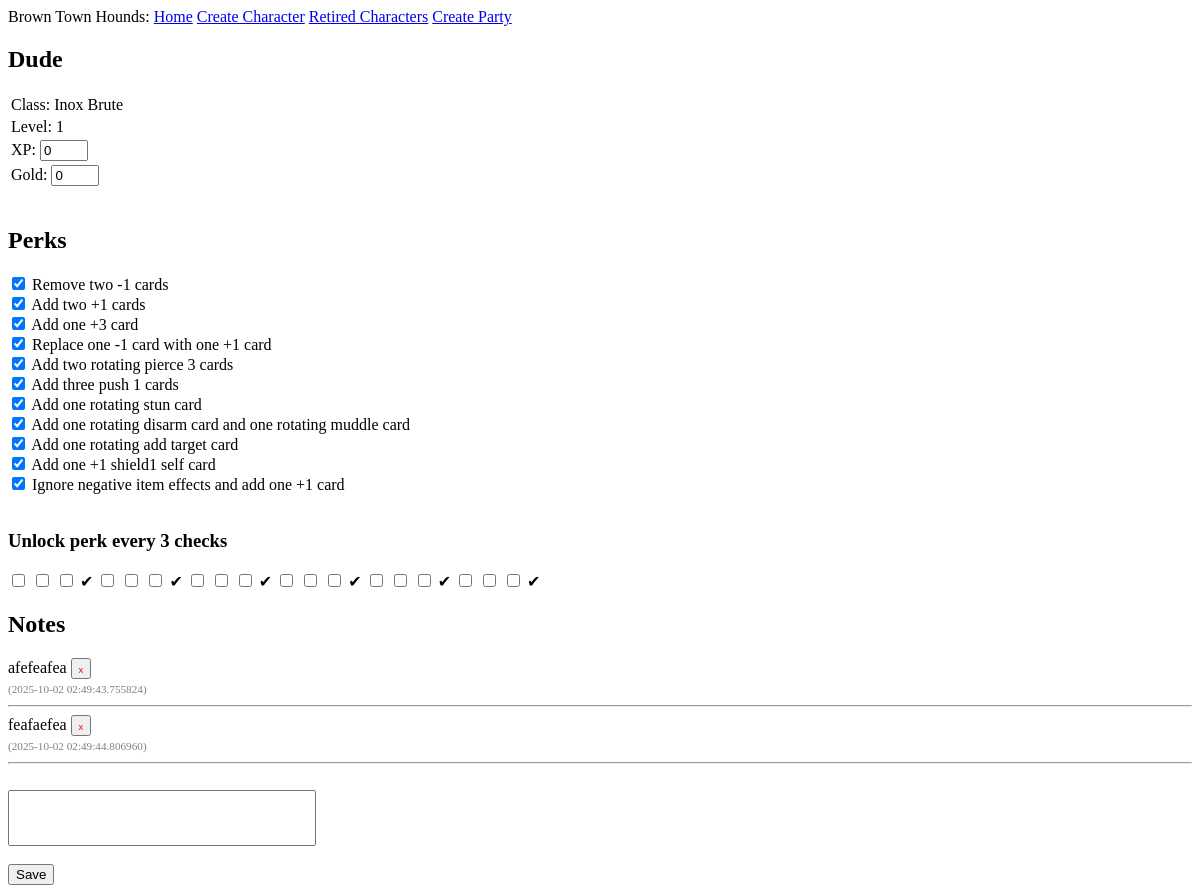
The app's page /character/Dude, older data.
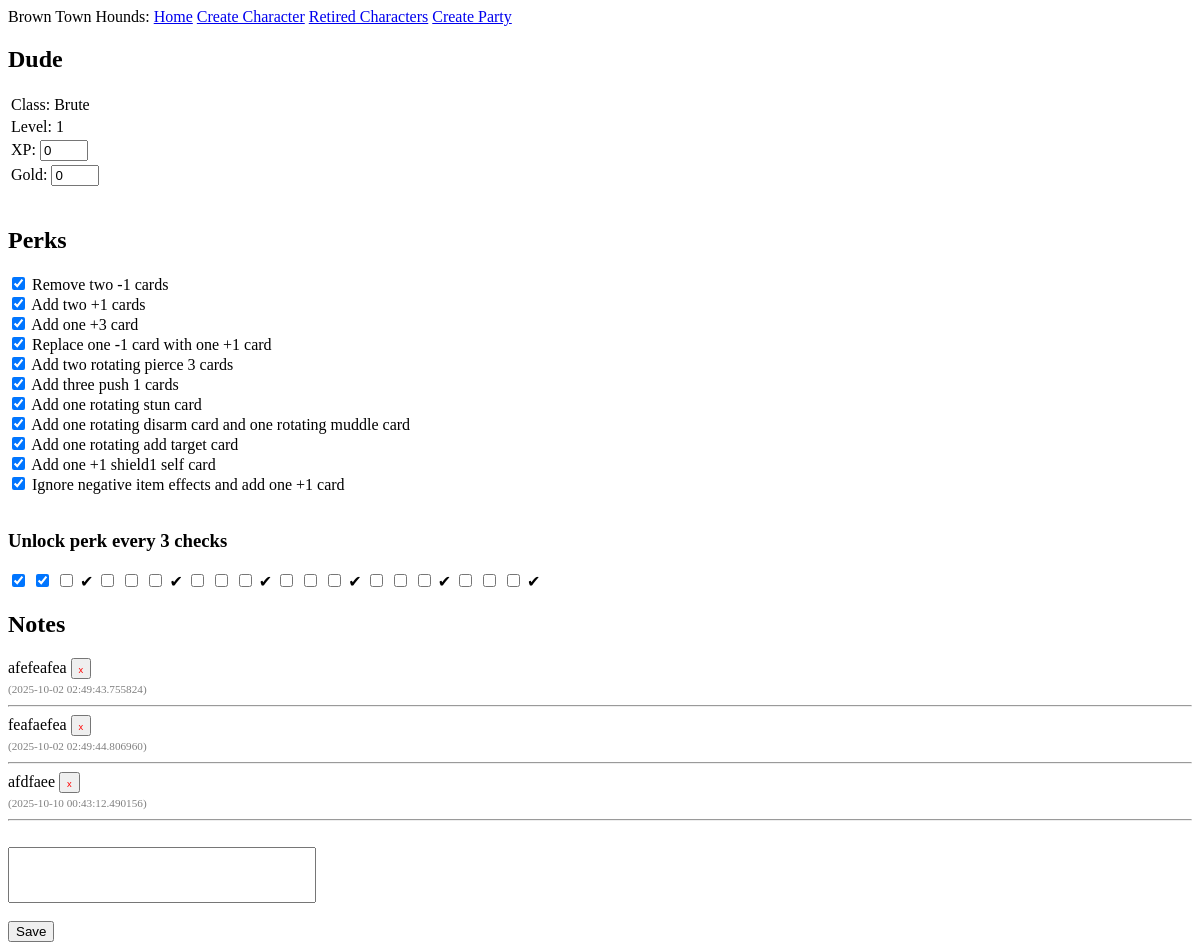
The same page, newer data.
### app/models.py (models this page shows, shortened)
class Class(db.Model):
    id: so.Mapped[int] = so.mapped_column(primary_key=True)
    name: so.Mapped[str] = so.mapped_column(sa.String(64), index=True,
                                                unique=True)
    class_perks: so.Mapped[list["Class_Perk"]] = so.relationship(back_populates="class_")
    characters: so.Mapped[list["Character"]] = so.relationship(back_populates='class_name')
    retired_characters: so.Mapped[list["RetiredCharacter"]] = so.relationship(back_populates='class_name')

class Perk(db.Model):
    id: so.Mapped[int] = so.mapped_column(primary_key=True)
    name: so.Mapped[str] = so.mapped_column(sa.String(64), index=True,
                                                unique=True)
    class_perks: so.Mapped[list["Class_Perk"]] = so.relationship(back_populates="perk")
    char_perk: so.Mapped[list["Character_Perk"]] = so.relationship(back_populates="perk")

class Notes(db.Model):
    id: so.Mapped[int] = so.mapped_column(primary_key=True)
    character_id: so.Mapped[int] = so.mapped_column(sa.ForeignKey(Character.id),
                                               index=True)
    text: so.Mapped[str] = so.mapped_column(sa.String(256))
    timestamp: so.Mapped[datetime] = so.mapped_column(
        index=True, default=lambda: datetime.now(timezone.utc))
    character: so.Mapped["Character"] = so.relationship(back_populates='notes')

### app/routes.py (the view, shortened to what this page needs)
@app.route('/character/<character>', methods=['GET', 'POST'])
def character(character):
    char = db.first_or_404(sa.select(Character).where(Character.name == character)) #if the character exists, store the information in the char var, otherwise present 404
    class_perks = db.session.scalars(sa.select(Class_Perk).where(Class_Perk.class_id == char.class_name.id).order_by(Class_Perk.perk_id)).all() #store all class perks for this character
    class_perks_detail = [(perk.perk.name, perk.times_unlockable) for perk in class_perks] #get all perks for character class, then add the names to a list
    char_unlocked_perks = [(cp.perk.name, cp.times_unlocked) for cp in char.char_perk] #adds all unlocked perks (found in char_perk table) to a set
    SetCharacterLevel(char.xp,char)
    char_notes = db.session.scalars(char.notes.select()).all()
    perks_form = wrapper_func(class_perks_detail,active_perk_checker(class_perks_detail,char_unlocked_perks)) #send in the class perks to the wrapper function, which will create a checkbox for each. Also send in active perks, and the number of times they've been unlocked
    charStats = CharacterDetailsForm(request.form, obj=char)
    perkForm = perks_form(request.form if request.method == 'POST' else None) #assigning the perks_form to form
    perkCheckboxes = CreatePerkCheckboxes(char)
    return render_template('character.html', char=char, form=perkForm, charStats=charStats, char_notes=char_notes, perkCheckboxes=perkCheckboxes)

### app/forms.py
class CharacterDetailsForm(FlaskForm):
    xp = IntegerField('XP: ')
    gold = IntegerField('Gold: ')
    char_notes = StringField('')

    class PerkForm(Form):
        pass #forming a class that doesn't yet have any data in it. we will dynamically assign it

### app/forms.py (called while the page is built)
def wrapper_func(perk_list,checked): #pass in the perk list
    class PerkForm(Form):
        pass #forming a class that doesn't yet have any data in it. we will dynamically assign it
    for perk in perk_list:
        setattr(PerkForm, str(perk[0]), BooleanField(label=perk[0],default=checked[perk[0]]['checked'])) #setting the booleanfield in the Perk_list class
        if perk[1] > 1:
            new_perk_name = str(perk[0]) + "_2"
            checked_, disabled = ('checked', 'enabled') if checked[perk[0]]['times_unlocked'] > 1 else (None, 'disabled')
            setattr(PerkForm, new_perk_name, BooleanField(label=perk[0],default=checked_))
    return PerkForm #send back the dynamically created perk list

### app/templates/character.html (shortened to what this page needs)
{% extends "base.html" %}
{% block content %}
<form action="" method="post">
<h2>{{ char.name }}</h2>
<table>
    <tr><td>Class: {{ char.class_name.name }}
    <tr><td>Level: {{ char.level }}
    <tr><td>{{ charStats.xp.label }} {{ charStats.xp(style="width: 40px;") }}
    <tr><td>{{ charStats.gold.label }} {{ charStats.gold(style="width: 40px;") }}
</table>
<br>
<h2>Perks</h2>
{% set ns = namespace(skipnext=false) %}
{% set form_fields = form|list %}
{% for perk in form %}
    {% set current_index = loop.index0 %}
    {% set next_perk =  form_fields[current_index + 1] if current_index + 1 < form_fields|length else None %}
    {% if not ns.skipnext %}
        {% if next_perk and '_2' in next_perk.name %}
            <div> {{ perk }} {{ next_perk }} {{ perk.label }}
            {% set ns.skipnext = True %}
        {% else %}
            <div> {{ perk }} {{ perk.label }}
        {% endif %}
    {% else %}
        {% set ns.skipnext = False %}
    {% endif %}
{% endfor %}
<br><br>
<h3>Unlock perk every 3 checks</h3>
{% for checkbox in perkCheckboxes.perk_points %}
    {{ checkbox() }}
    {% if loop.index % 3 == 0 %} ✔{% endif %}
{% endfor %}<br>
<h2>Notes</h2>
{% for notes in char_notes %}
{{ notes.text }} <button type="submit" name="delete_note_id" value="{{ notes.id }}"><span style="font-size: 0.7em; color: red; border: none;">x</span></button>
<br>
<span style="font-size: 0.7em; color: gray;">({{ notes.timestamp }})</span><br><hr>
{% endfor %}
<br>{{ charStats.char_notes(style="width: 300px; height: 50px;") }}
<br><br>
<div></div><button type="submit">Save</button>
</form>
{% endblock %}

Row changes from the older to the newer data that the page shows:
changed Class: class_name.name "Inox Brute" → "Brute"
added Notes: text "afdfaee", {{ notes.id }} 4 (drawn), timestamp "2025-10-10 00:43:12.490156"
Text that changed along with them:
form field checkbox: "☐" → "☑"
